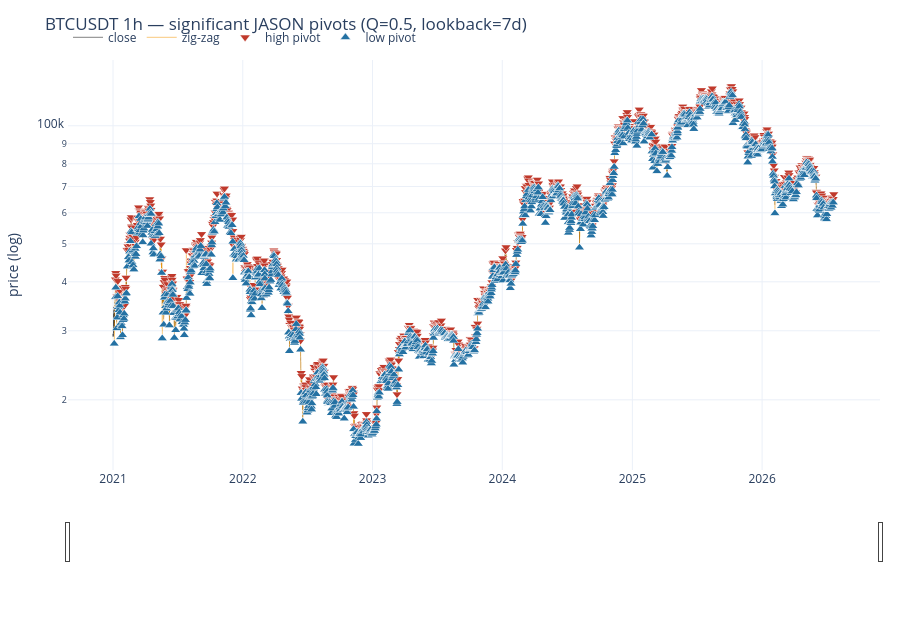

Write notebook code for a chart like this one.
### Markdown cell above
## 4 — The pivot map (full history)

Price over the whole sample with the significant zig-zag pivots as triangles —
**▲ up-triangle = low pivot, ▼ down-triangle = high pivot** — connected by the
zig-zag that defines the waves.

The static figure is unreadable over 5+ years, so this is **interactive**: drag a
box to zoom into any stretch, use the range-slider under the axis to scrub,
double-click to reset. A standalone copy is written to the repo root
(`pivot_waves_map.html`) — open it in a browser to explore offline.

### Code cell
seq_ts = [e[4] for e in seq]
seq_px = [e[2] for e in seq]
H = [e for e in seq if e[1] == "H"]
L = [e for e in seq if e[1] == "L"]

fig = go.Figure()
fig.add_scattergl(x=ohlc.index, y=ohlc["close"], name="close",
                  line=dict(color="#111", width=0.7), opacity=0.75)
fig.add_scattergl(x=seq_ts, y=seq_px, name="zig-zag",
                  line=dict(color="#f39c12", width=0.8), opacity=0.7)
fig.add_scattergl(x=[e[4] for e in H], y=[e[2] for e in H], name="high pivot",
                  mode="markers", customdata=[e[3] for e in H],
                  marker=dict(symbol="triangle-down", color="#c0392b", size=9,
                              line=dict(color="white", width=0.5)),
                  hovertemplate="high %{y:.0f} · w=%{customdata:.0f}<extra></extra>")
fig.add_scattergl(x=[e[4] for e in L], y=[e[2] for e in L], name="low pivot",
                  mode="markers", customdata=[e[3] for e in L],
                  marker=dict(symbol="triangle-up", color="#2471a3", size=9,
                              line=dict(color="white", width=0.5)),
                  hovertemplate="low %{y:.0f} · w=%{customdata:.0f}<extra></extra>")
fig.update_layout(template="plotly_white", height=620, hovermode="x unified",
                  title=f"BTCUSDT 1h — significant JASON pivots (Q={Q}, lookback={LOOKBACK}d)",
                  legend=dict(orientation="h", y=1.02, yanchor="bottom"),
                  margin=dict(l=55, r=20, t=60, b=40))
fig.update_yaxes(type="log", title="price (log)")
fig.update_xaxes(rangeslider=dict(visible=True))

out_html = REPO_ROOT / "pivot_waves_map.html"
fig.write_html(str(out_html), include_plotlyjs=True, full_html=True)
print(f"interactive map -> {out_html}")
fig.show()

### Figure 1 — Plotly figure (JSON) as saved in the notebook; plotly's stock layout.template omitted (floating-point values rounded to 4 significant figures; data arrays with more than 128 entries replaced by an {"elided": "..."} marker saying what was removed)
{"data": [{"line": {"color": "#111", "width": 0.7}, "name": "close", "opacity": 0.75, "type": "scattergl", "x": {"elided": "48678 str values"}, "y": {"elided": "48678 float values"}}, {"line": {"color": "#f39c12", "width": 0.8}, "name": "zig-zag", "opacity": 0.7, "type": "scattergl", "x": {"elided": "3128 str values"}, "y": {"elided": "3128 float values"}}, {"customdata": {"elided": "1564 int values"}, "hovertemplate": "high %{y:.0f} · w=%{customdata:.0f}<extra></extra>", "marker": {"color": "#c0392b", "line": {"color": "white", "width": 0.5}, "size": 9, "symbol": "triangle-down"}, "mode": "markers", "name": "high pivot", "type": "scattergl", "x": {"elided": "1564 str values"}, "y": {"elided": "1564 float values"}}, {"customdata": {"elided": "1564 int values"}, "hovertemplate": "low %{y:.0f} · w=%{customdata:.0f}<extra></extra>", "marker": {"color": "#2471a3", "line": {"color": "white", "width": 0.5}, "size": 9, "symbol": "triangle-up"}, "mode": "markers", "name": "low pivot", "type": "scattergl", "x": {"elided": "1564 str values"}, "y": {"elided": "1564 float values"}}], "layout": {"height": 620, "hovermode": "x unified", "legend": {"orientation": "h", "y": 1.02, "yanchor": "bottom"}, "margin": {"b": 40, "l": 55, "r": 20, "t": 60}, "title": {"text": "BTCUSDT 1h — significant JASON pivots (Q=0.5, lookback=7d)"}, "xaxis": {"rangeslider": {"visible": true}}, "yaxis": {"title": {"text": "price (log)"}, "type": "log"}}}
